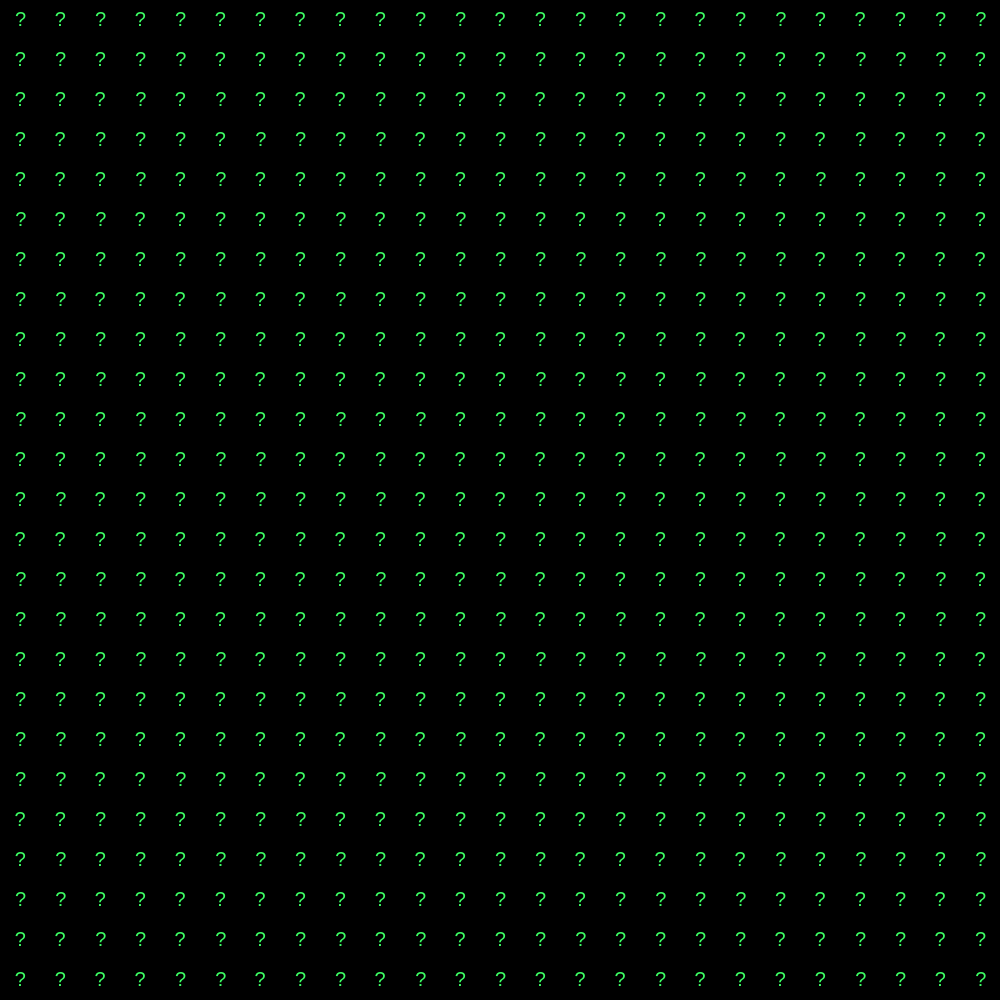
Frame 1 (no input)
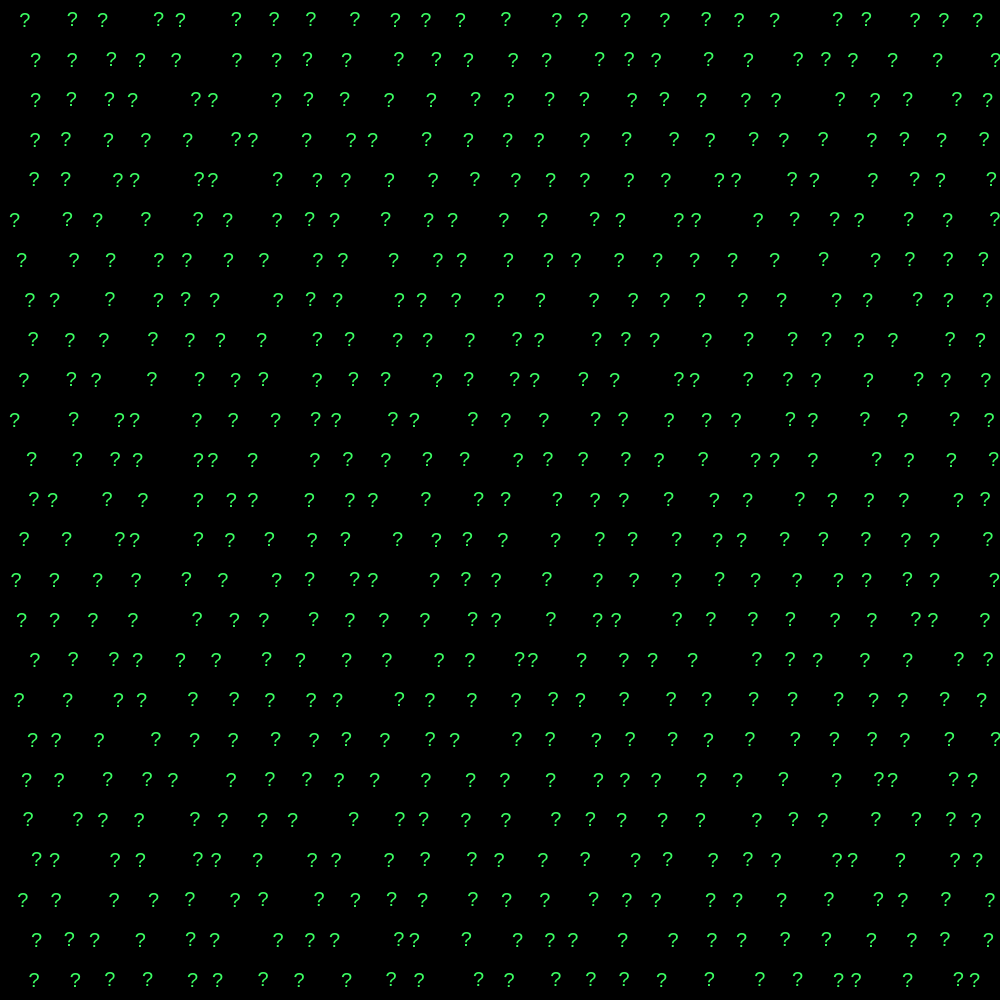
Frame 60 (no input)
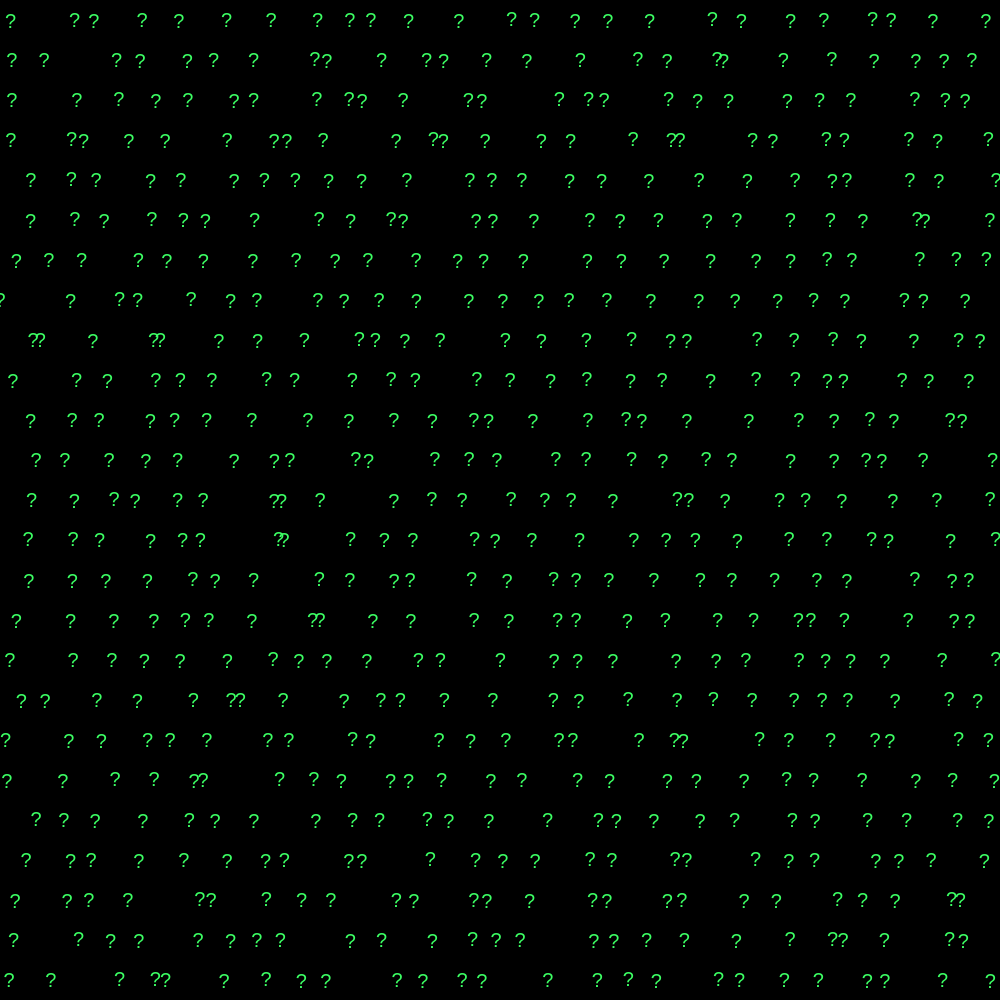
Frame 120 (the mouse pressed at the canvas centre since frame 60)

The p5.js sketch that drew these frames (run headless with seeded random() and noise() and a simulated clock; from frame 60 on, the mouse is pressed at the canvas centre):

// p5.js sketch
// ── sketch.js
class Module {
  constructor(xOff, yOff, x, y, speed, unit) {
    this.xOff = xOff;
    this.yOff = yOff;
    this.x = x;
    this.y = y;
    this.speed = speed;
    this.unit = unit;
    this.xDir = 1;
    this.yDir = 1;
  }

  // ugh pain
  update() {
    this.x = this.x + this.speed * this.xDir;
    if (this.x >= this.unit || this.x <= 0) {
      this.xDir *= -1;
      this.x = this.x + 1 * this.xDir;
      this.y = this.y + 1 * this.yDir;
    }
    if (this.y >= this.unit || this.y <= 0) {
      this.yDir *= -1;
      this.y = this.y + 1 * this.yDir;
    }
  }


  draw() {
    fill(60,255,100);
    textSize(20);
    textAlign(CENTER, CENTER);
    text("?", this.xOff + this.x, this.yOff + this.y);
  }
}

let unit = 40;
let count;
let mods = [];

function setup() {
  createCanvas(1000,1000);
  noStroke();
  let wideCount = width / unit;
  let highCount = height / unit;
  count = wideCount * highCount;

  let index = 0;
  for (let y = 0; y < highCount; y++) {
    for (let x = 0; x < wideCount; x++) {
      mods[index++] = new Module(
        x * unit,
        y * unit,
        unit / 2,
        unit / 2,
        random(0.05, 0.8),
        unit
      );
    }
  }
}

function draw() {
  background(0);
  for (let i = 0; i < count; i++) {
    mods[i].update();
    mods[i].draw();
  }
}

 
